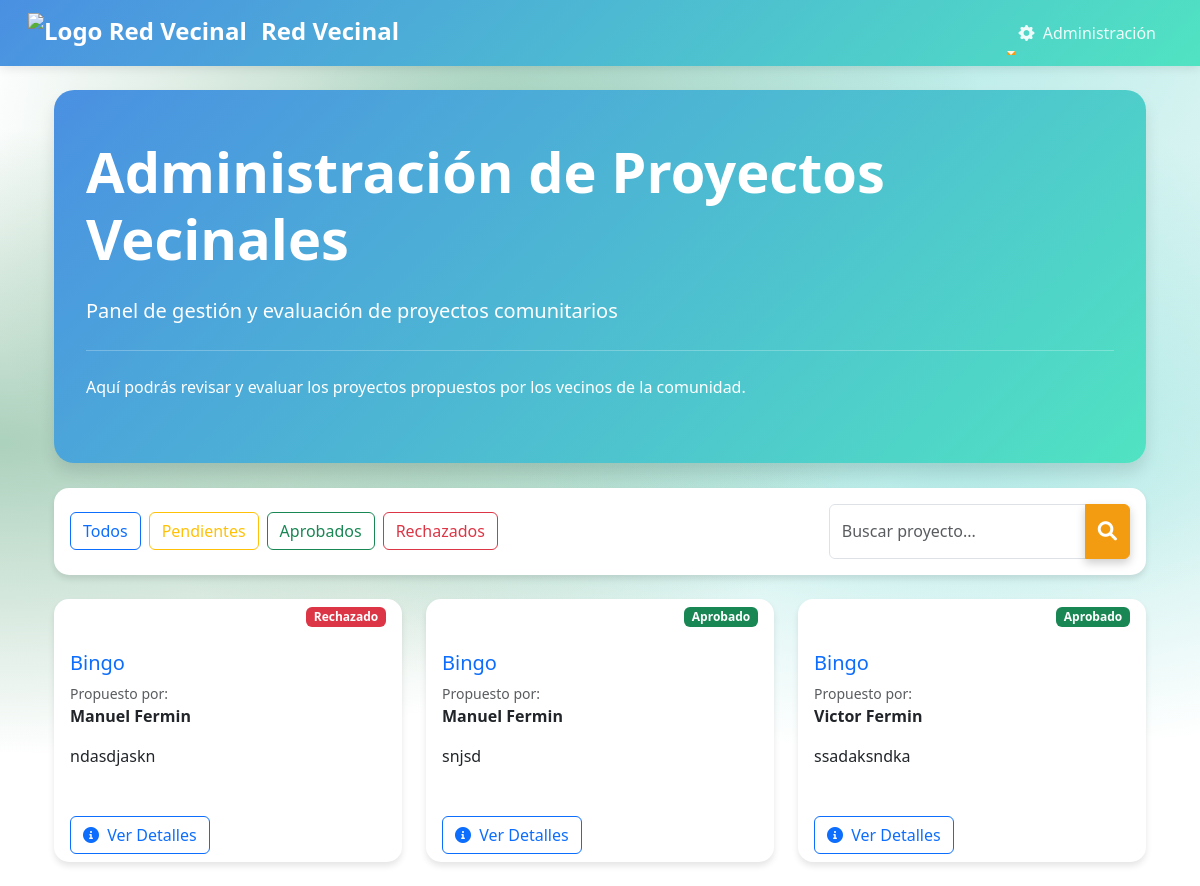
The app's page /administracion/proyectos/ (signed in), older data.
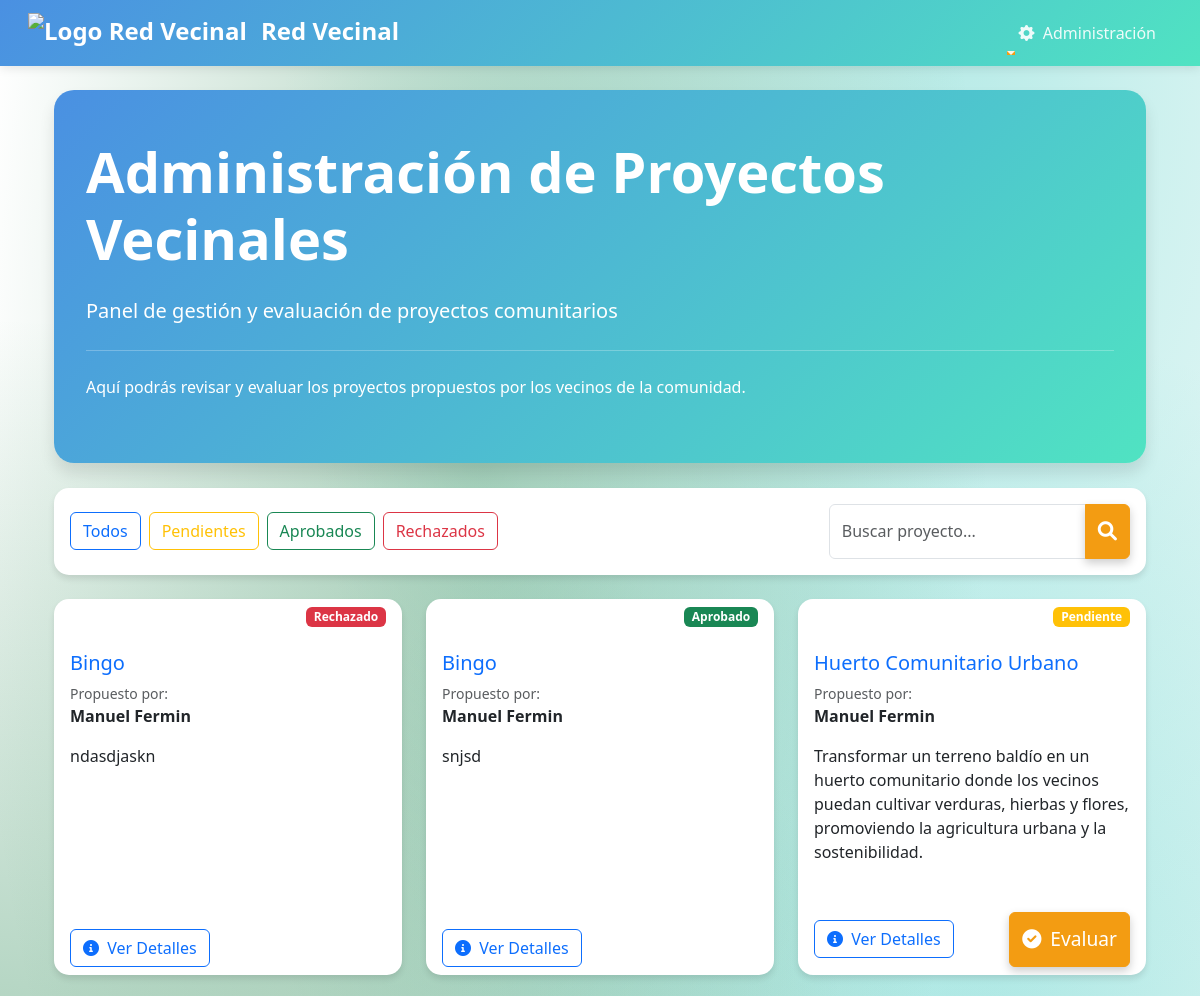
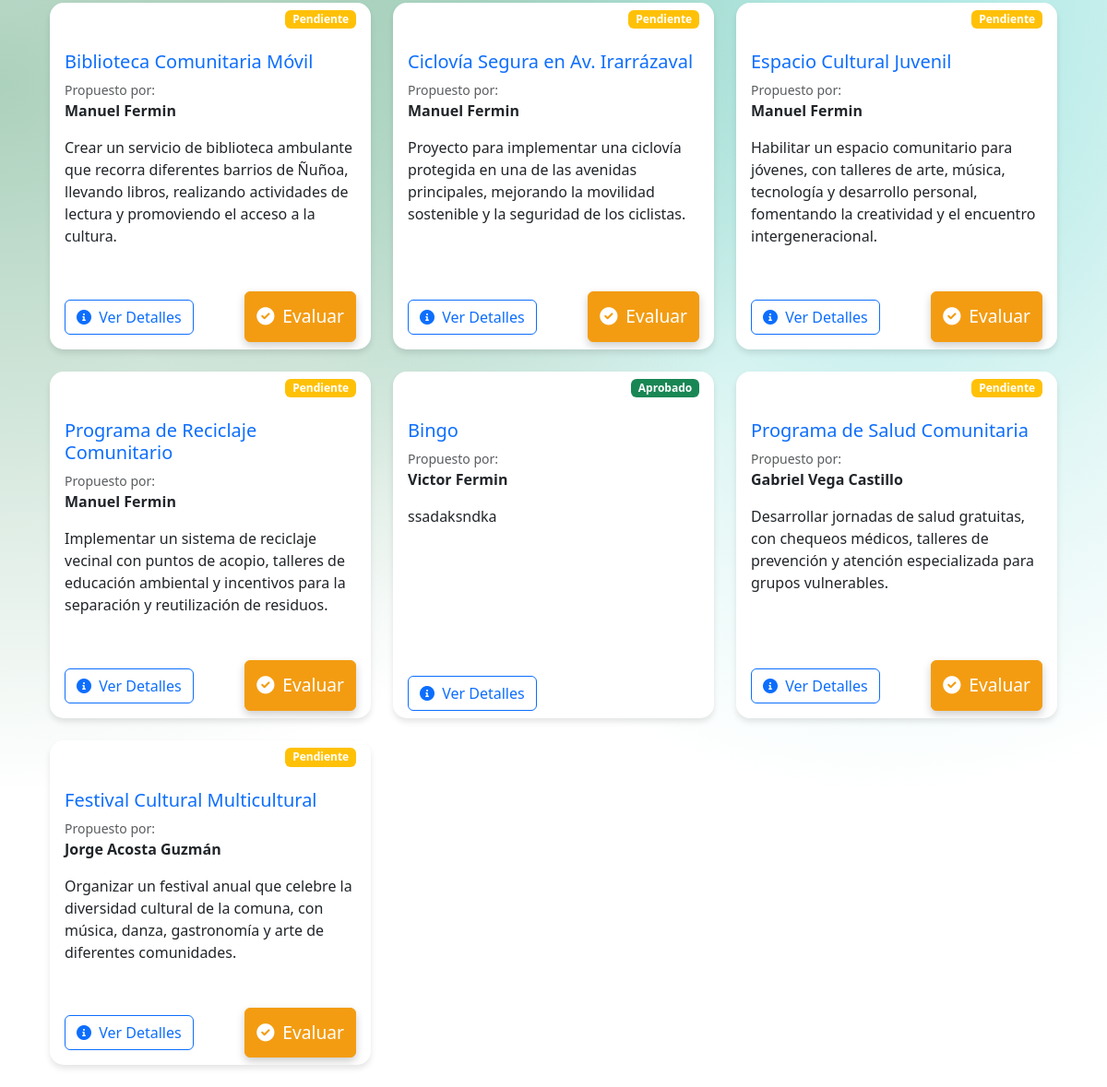
The same page, newer data (2 pictures, top to bottom).
### junta_vecinos/models.py (models this page shows, shortened)
class ProyectoVecinal(models.Model):
    ESTADO_CHOICES = [
        ('pendiente', 'Pendiente'),
        ('aprobado', 'Aprobado'),
        ('rechazado', 'Rechazado'),
    ]
    vecino = models.ForeignKey(Vecino, on_delete=models.CASCADE)
    propuesta = models.CharField(max_length=255)  # Cambiado de titulo a propuesta
    descripcion = models.TextField()
    fecha_postulacion = models.DateField(auto_now_add=True)
    estado = models.CharField(max_length=10, choices=ESTADO_CHOICES, default='pendiente')
    evidencia = models.ImageField(upload_to='evidencias/', blank=True, null=True)  # Campo evidencia
    razon_rechazo = models.TextField(null=True, blank=True)

class Vecino(models.Model):
    COMUNA_CHOICES = [
        ('ÑUÑOA', 'Ñuñoa'),
        ('PUENTE_ALTO', 'Puente Alto'),
        ('LA_FLORIDA', 'La Florida'),
    ]
    user = models.OneToOneField(User, on_delete=models.CASCADE)
    nombres = models.CharField(max_length=255)
    apellidos = models.CharField(max_length=255)
    direccion = models.CharField(max_length=255)
    telefono = models.CharField(max_length=15)
    fecha_nacimiento = models.DateField()
    rut = models.CharField(max_length=12, unique=True)
    comuna = models.CharField(max_length=20, choices=COMUNA_CHOICES, default='ÑUÑOA')
    administrador = models.ForeignKey(AdministradorComuna, on_delete=models.SET_NULL, null=True, related_name='vecinos')

### junta_vecinos/views.py (the view)
# urls.py: path('administracion/proyectos/', views.admin_proyectos, name='admin_proyectos'),
@login_required
def admin_proyectos(request):
    if not hasattr(request.user, 'administradorcomuna'):
        messages.error(request, "No tienes permiso para acceder a esta página.")
        return redirect('index')
    admin = request.user.administradorcomuna
    proyectos = ProyectoVecinal.objects.filter(vecino__comuna=admin.comuna)
    return render(request, 'junta_vecinos/admin_proyectos.html', {'proyectos': proyectos})

### junta_vecinos/templates/junta_vecinos/admin_proyectos.html (shortened to what this page needs)
{% extends 'junta_vecinos/base.html' %}
{% block content %}
<div class="container mt-4">
    <div class="jumbotron mb-4 text-white admin-section">
        <h1 class="display-4">Administración de Proyectos Vecinales</h1>
        <p class="lead">Panel de gestión y evaluación de proyectos comunitarios</p>
        <hr class="my-4 bg-white">
        <p>Aquí podrás revisar y evaluar los proyectos propuestos por los vecinos de la comunidad.</p>
    </div>
    <div class="card mb-4 admin-section">
        <div class="card-body">
            <div class="d-flex flex-wrap justify-content-between align-items-center">
                <div class="d-flex gap-2 flex-wrap">
                    <button class="btn btn-outline-primary" onclick="filterProjects('todos')">Todos</button>
                    <button class="btn btn-outline-warning" onclick="filterProjects('pendiente')">Pendientes</button>
                    <button class="btn btn-outline-success" onclick="filterProjects('aprobado')">Aprobados</button>
                    <button class="btn btn-outline-danger" onclick="filterProjects('rechazado')">Rechazados</button>
                </div>
                <div class="input-group w-auto">
                    <input type="text" class="form-control" placeholder="Buscar proyecto..." id="searchInput">
                    <button class="btn btn-primary" type="button">
                        <i class="fas fa-search"></i>
                    </button>
                </div>
            </div>
        </div>
    </div>
    <div class="row" id="proyectosGrid">
        {% for proyecto in proyectos %}
        <div class="col-md-6 col-lg-4 mb-4 proyecto-card" data-estado="{{ proyecto.estado }}">
            <div class="card h-100 hover-effect">
                <div class="card-header bg-transparent border-0">
                    <span class="badge {% if proyecto.estado == 'aprobado' %}bg-success
                                   {% elif proyecto.estado == 'rechazado' %}bg-danger
                                   {% else %}bg-warning{% endif %} float-end">
                        {{ proyecto.get_estado_display }}
                    </span>
                </div>
                <div class="card-body">
                    <h5 class="card-title text-primary">{{ proyecto.propuesta }}</h5>
                    <div class="d-flex align-items-center mb-3">
                        <div>
                            <p class="mb-0 text-muted small">Propuesto por:</p>
                            <p class="mb-0 fw-bold">{{ proyecto.vecino.nombres }} {{ proyecto.vecino.apellidos }}</p>
                        </div>
                    </div>
                    <p class="card-text">{{ proyecto.descripcion|truncatewords:30 }}</p>
                </div>
                <div class="card-footer bg-transparent border-0">
                    <div class="d-flex justify-content-between align-items-center">
                        <a href="{% url 'detalle_proyecto' proyecto.id %}" class="btn btn-outline-primary">
                            <i class="fas fa-info-circle me-1"></i> Ver Detalles
                        </a>
                        {% if proyecto.estado == 'pendiente' %}
                        <a href="{% url 'evaluar_proyecto' proyecto.id %}" class="btn btn-primary">
                            <i class="fas fa-check-circle me-1"></i> Evaluar
                        </a>
                        {% endif %}
                    </div>
                </div>
            </div>
        </div>
        {% endfor %}
    </div>
</div>
{% endblock %}

Row changes from the older to the newer data that the page shows:
added ProyectoVecinal: estado "Pendiente", propuesta "Huerto Comunitario Urbano", vecino.nombres "Manuel", vecino.apellidos "Fermin", descripcion "Transformar un terreno baldío en un huerto comunitario donde los vecinos puedan cultivar verduras, hierbas y flores, promoviendo la agricultura urbana y la sostenibilidad.", shows "Evaluar"
added ProyectoVecinal: estado "Pendiente", propuesta "Biblioteca Comunitaria Móvil", vecino.nombres "Manuel", vecino.apellidos "Fermin", descripcion "Crear un servicio de biblioteca ambulante que recorra diferentes barrios de Ñuñoa, llevando libros, realizando actividades de lectura y promoviendo el acceso a la cultura.", shows "Evaluar"
added ProyectoVecinal: estado "Pendiente", propuesta "Ciclovía Segura en Av. Irarrázaval", vecino.nombres "Manuel", vecino.apellidos "Fermin", descripcion "Proyecto para implementar una ciclovía protegida en una de las avenidas principales, mejorando la movilidad sostenible y la seguridad de los ciclistas.", shows "Evaluar"
added ProyectoVecinal: estado "Pendiente", propuesta "Espacio Cultural Juvenil", vecino.nombres "Manuel", vecino.apellidos "Fermin", descripcion "Habilitar un espacio comunitario para jóvenes, con talleres de arte, música, tecnología y desarrollo personal, fomentando la creatividad y el encuentro intergeneracional.", shows "Evaluar"
added ProyectoVecinal: estado "Pendiente", propuesta "Programa de Reciclaje Comunitario", vecino.nombres "Manuel", vecino.apellidos "Fermin", descripcion "Implementar un sistema de reciclaje vecinal con puntos de acopio, talleres de educación ambiental y incentivos para la separación y reutilización de residuos.", shows "Evaluar"
added ProyectoVecinal: estado "Pendiente", propuesta "Programa de Salud Comunitaria", vecino.nombres "Gabriel", vecino.apellidos "Vega Castillo", descripcion "Desarrollar jornadas de salud gratuitas, con chequeos médicos, talleres de prevención y atención especializada para grupos vulnerables.", shows "Evaluar"
added ProyectoVecinal: estado "Pendiente", propuesta "Festival Cultural Multicultural", vecino.nombres "Jorge", vecino.apellidos "Acosta Guzmán", descripcion "Organizar un festival anual que celebre la diversidad cultural de la comuna, con música, danza, gastronomía y arte de diferentes comunidades.", shows "Evaluar"
